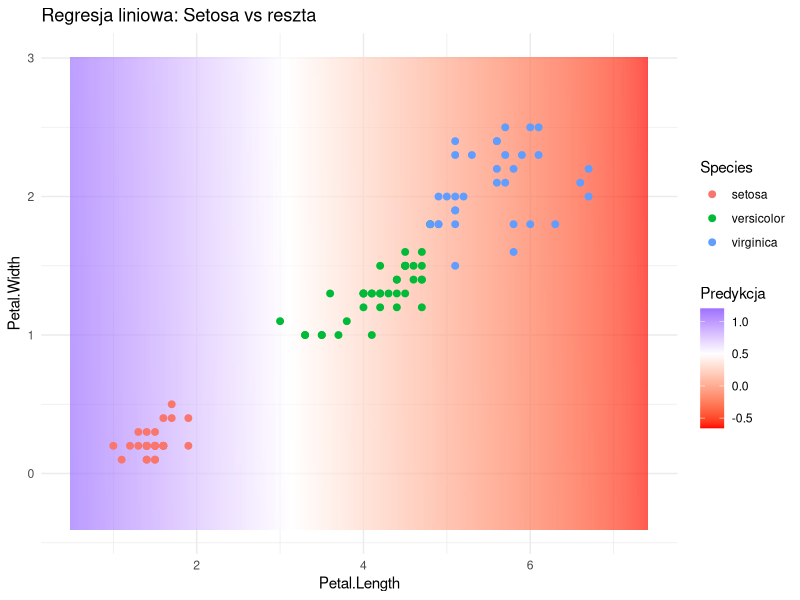
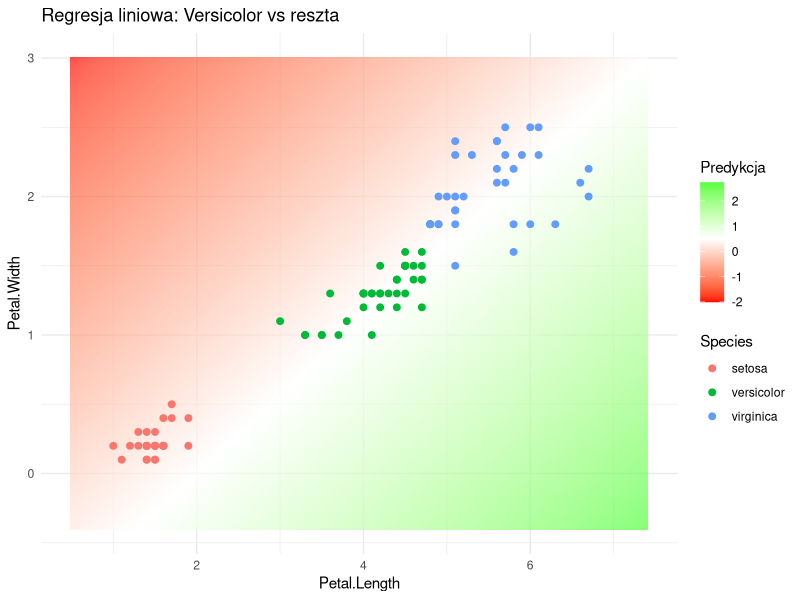
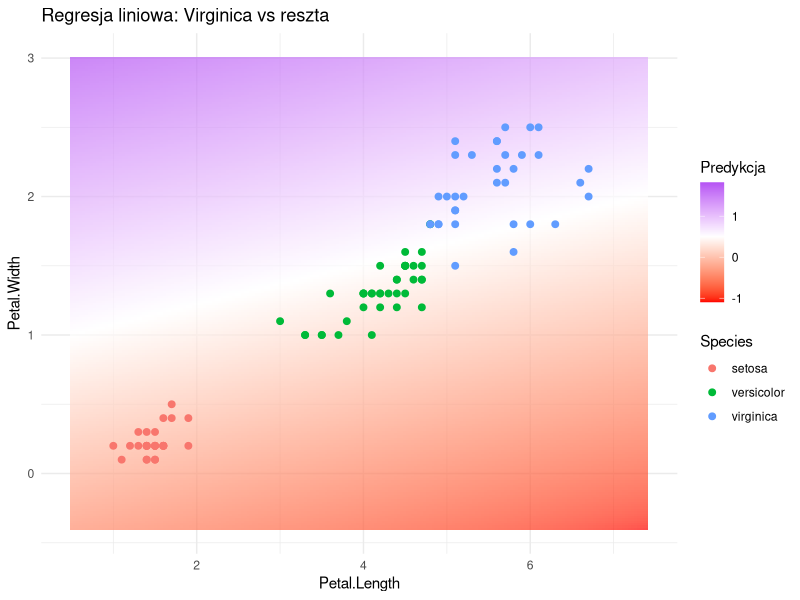
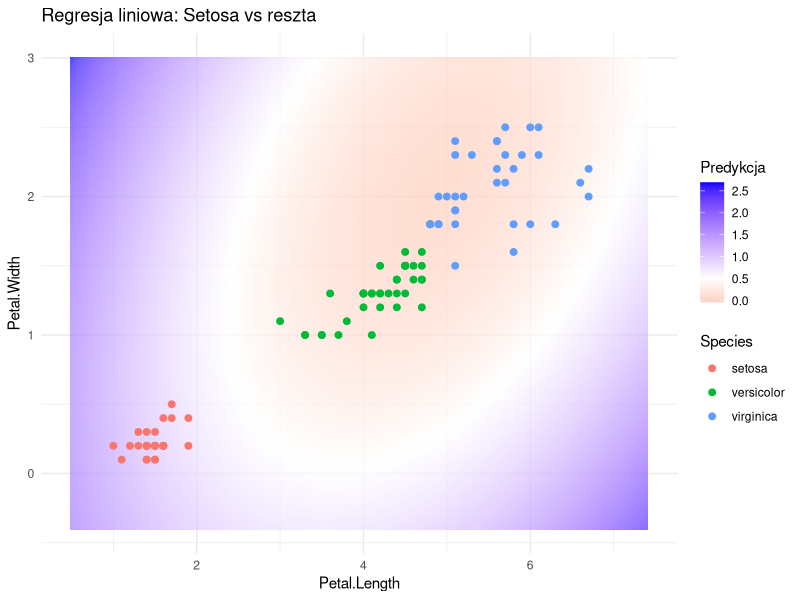
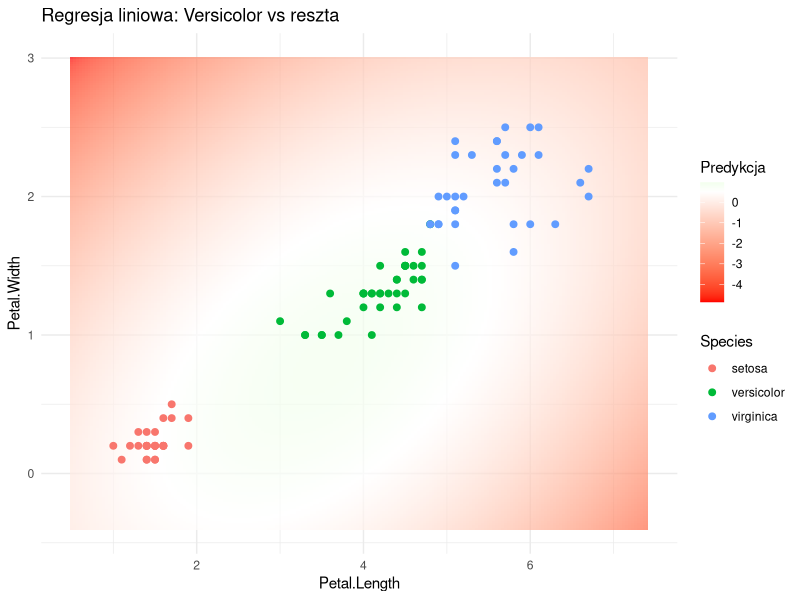
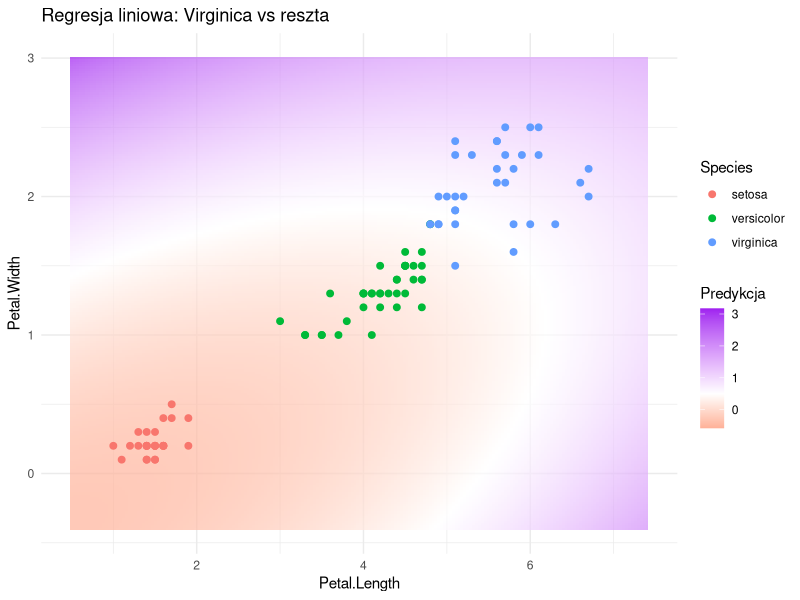

Source code (R) for these figures, in order:
## ---- chunk 1
knitr::opts_chunk$set(echo = TRUE)
## ---- chunk 2
library(ggplot2)
library(xtable)
library(knitr)
data(iris)
## ---- chunk 3
wszystkie_zmienne <- data.frame(
  "Nazwa zmiennej" = c(
    "Sepal.Length",
    "Sepal.Width",
    "Petal.Length",
    "Petal.Width",
    "Species"
  ),
  "Typ zmiennej" = c(
    "numeryczna (ciągła)",
    "numeryczna (ciągła)",
    "numeryczna (ciągła)",
    "numeryczna (ciągła)",
    "kategoryczna (factor)"
  ),
  "Opis" = c(
    "Długość działki kielicha w centymetrach",
    "Szerokość działki kielicha w centymetrach",
    "Długość płatka w centymetrach",
    "Szerokość płatka w centymetrach",
    "Gatunek irysa, jeden z trzech: setosa, versicolor, virginica"
  ),
  "Rola" = c(
    "zmienna objaśniająca",
    "zmienna objaśniająca",
    "zmienna objaśniająca",
    "zmienna objaśniająca",
    "zmienna celu"
  ),
  stringsAsFactors = FALSE
)


xt <- xtable(wszystkie_zmienne, 
             caption = "Opis zmiennych w zbiorze danych iris",
             label = "tab:iris-opis")

print(xt, 
      type = "latex",
      caption.placement = "top",
      include.rownames = FALSE,
      table.placement = "H",
      scalebox = 0.85,
      comment = FALSE)
## ---- chunk 4
# Podział na dane testowe i uczące
n <- nrow(iris)
train_indices <- sample(1:n, size = round(2/3 * n))
iris_train <- iris[train_indices, ]
iris_test <- iris[-train_indices, ]
## ---- chunk 5
# Tworzenie klas
iris_train$Y_setosa <- as.numeric(iris_train$Species == "setosa")
iris_train$Y_versicolor <- as.numeric(iris_train$Species == "versicolor")
iris_train$Y_virginica <- as.numeric(iris_train$Species == "virginica")

# Regresja liniowa
model_setosa <- lm(Y_setosa ~ Sepal.Length + Sepal.Width + Petal.Length + Petal.Width, data = iris_train)
model_versicolor <- lm(Y_versicolor ~ Sepal.Length + Sepal.Width + Petal.Length + Petal.Width, data = iris_train)
model_virginica <- lm(Y_virginica ~ Sepal.Length + Sepal.Width + Petal.Length + Petal.Width, data = iris_train)

# Prognozy
predict_class <- function(data) {
  p1 <- predict(model_setosa, newdata = data)
  p2 <- predict(model_versicolor, newdata = data)
  p3 <- predict(model_virginica, newdata = data)
  
  pred <- apply(cbind(p1, p2, p3), 1, function(x) c("setosa", "versicolor", "virginica")[which.max(x)])
  return(factor(pred, levels = levels(iris$Species)))
}

pred_train <- predict_class(iris_train)
pred_test <- predict_class(iris_test)
## ---- chunk 6
cat("prognozowane etykiety klas na zbiorze uczącym")
pred_train[0:5]

cat("prognozowane etykiety klas na zbbiorze testowym")
pred_test[0:5]
## ---- chunk 7
# Zbiór uczący
cm_train <- table(Prawdziwe = iris_train$Species, Przewidziane = pred_train)
error_train <- mean(pred_train != iris_train$Species)

# Zbiór testowy
cm_test <- table(Prawdziwe = iris_test$Species, Przewidziane = pred_test)
error_test <- mean(pred_test != iris_test$Species)

print(cm_train)
print(paste("Blad klasyfikacji (train):", round(error_train, 3)))

print(cm_test)
print(paste("Blad klasyfikacji (test):", round(error_test, 3)))
## ---- chunk 8
# Podstawowe statystyki
total_train <- sum(cm_train)
correct_train <- sum(diag(cm_train))
errors_train <- total_train - correct_train

print(paste("Calkowita liczba obserwacji:", total_train))
print(paste("Poprawnie zaklasyfikowane:", correct_train))
print(paste("Bledy:", errors_train))
print(paste("Dokladnosc:", round(correct_train/total_train, 3)))

# setosa
setosa_total_train <- sum(cm_train[1,])
setosa_correct_train <- cm_train[1,1]
print(paste("setosa: ", setosa_correct_train, "/", setosa_total_train, 
            " (", round(setosa_correct_train/setosa_total_train*100, 1), "%)", sep=""))

# versicolor  
versicolor_total_train <- sum(cm_train[2,])
versicolor_correct_train <- cm_train[2,2]
setosa_errors_train <- cm_train[2,1]  # mylone z setosa
versicolor_errors_train <- cm_train[2,3]  # mylone z virginica
print(paste("versicolor: ", versicolor_correct_train, "/", versicolor_total_train,
            " (", round(versicolor_correct_train/versicolor_total_train*100, 1), "%)", sep=""))
print(paste("  - mylone z setosa:", setosa_errors_train))
print(paste("  - mylone z virginica:", versicolor_errors_train))

# virginica
virginica_total_train <- sum(cm_train[3,])
virginica_correct_train <- cm_train[3,3]
setosa_errors_train <- cm_train[3,1]  # mylone z setosa
virginica_errors_train <- cm_train[3,2]  # mylone z versicolor
print(paste("virginica: ", virginica_correct_train, "/", virginica_total_train,
            " (", round(virginica_correct_train/virginica_total_train*100, 1), "%)", sep=""))
print(paste("  - mylone z setosa:", setosa_errors_train))
print(paste("  - mylone z versicolor:", virginica_errors_train))
## ---- chunk 9
# Siatka predykcyjna
x_seq <- seq(min(iris$Petal.Length) - 0.5, max(iris$Petal.Length) + 0.5, length.out = 200)
y_seq <- seq(min(iris$Petal.Width) - 0.5, max(iris$Petal.Width) + 0.5, length.out = 200)
grid <- expand.grid(Petal.Length = x_seq, Petal.Width = y_seq)
grid$Sepal.Length <- mean(iris$Sepal.Length)
grid$Sepal.Width <- mean(iris$Sepal.Width)

# Predykcje
grid$setosa_prob <- predict(model_setosa, newdata = grid)
grid$versicolor_prob <- predict(model_versicolor, newdata = grid)
grid$virginica_prob <- predict(model_virginica, newdata = grid)

## ---- chunk 10
ggplot() +
  geom_tile(data = grid, aes(x = Petal.Length, y = Petal.Width, fill = setosa_prob), alpha = 0.7) +
  scale_fill_gradient2(midpoint = 0.5, low = "red", mid = "white", high = "blue") +
  geom_point(data = iris_train, aes(x = Petal.Length, y = Petal.Width, color = Species), size = 2) +
  labs(title = "Regresja liniowa: Setosa vs reszta", fill = "Predykcja") +
  theme_minimal()
## ---- chunk 11
ggplot() +
  geom_tile(data = grid, aes(x = Petal.Length, y = Petal.Width, fill = versicolor_prob), alpha = 0.7) +
  scale_fill_gradient2(midpoint = 0.5, low = "red", mid = "white", high = "green") +
  geom_point(data = iris_train, aes(x = Petal.Length, y = Petal.Width, color = Species), size = 2) +
  labs(title = "Regresja liniowa: Versicolor vs reszta", fill = "Predykcja") +
  theme_minimal()
## ---- chunk 12
ggplot() +
  geom_tile(data = grid, aes(x = Petal.Length, y = Petal.Width, fill = virginica_prob), alpha = 0.7) +
  scale_fill_gradient2(midpoint = 0.5, low = "red", mid = "white", high = "purple") +
  geom_point(data = iris_train, aes(x = Petal.Length, y = Petal.Width, color = Species), size = 2) +
  labs(title = "Regresja liniowa: Virginica vs reszta", fill = "Predykcja") +
  theme_minimal()
## ---- chunk 13
# Funkcja do rozszerzania danych o cechy wielomianowe drugiego stopnia
add_poly_features <- function(data) {
  data$PL2 <- data$Petal.Length^2
  data$PW2 <- data$Petal.Width^2
  data$SL2 <- data$Sepal.Length^2
  data$SW2 <- data$Sepal.Width^2
  
  data$PL_PW <- data$Petal.Length * data$Petal.Width
  data$PL_SW <- data$Petal.Length * data$Sepal.Width
  data$PL_SL <- data$Petal.Length * data$Sepal.Length
  data$PW_SL <- data$Petal.Width * data$Sepal.Length
  data$PW_SW <- data$Petal.Width * data$Sepal.Width
  data$SL_SW <- data$Sepal.Length * data$Sepal.Width
  
  return(data)
}

iris_train <- add_poly_features(iris_train)
iris_test <- add_poly_features(iris_test)
## ---- chunk 14
# Tworzenie klas
iris_train$Y_setosa <- as.numeric(iris_train$Species == "setosa")
iris_train$Y_versicolor <- as.numeric(iris_train$Species == "versicolor")
iris_train$Y_virginica <- as.numeric(iris_train$Species == "virginica")

# Regresja liniowa

model_setosa <- lm(Y_setosa ~ Sepal.Length + Sepal.Width +
                     Petal.Length + Petal.Width +
                     PL2 + PW2 + SL2 + SW2 + PL_PW + PL_SW + PL_SL +
                     PW_SL + PW_SW + SL_SW, data = iris_train)

model_versicolor <- lm(Y_versicolor ~ Sepal.Length + Sepal.Width +
                         Petal.Length + Petal.Width +
                         PL2 + PW2 + SL2 + SW2 + PL_PW + PL_SW + PL_SL +
                         PW_SL + PW_SW + SL_SW, data = iris_train)

model_virginica <- lm(Y_virginica ~ Sepal.Length + Sepal.Width +
                        Petal.Length + Petal.Width +
                        PL2 + PW2 + SL2 + SW2 + PL_PW + PL_SW + PL_SL +
                        PW_SL + PW_SW + SL_SW, data = iris_train)

# Prognozy
predict_class <- function(data) {
  p1 <- predict(model_setosa, newdata = data)
  p2 <- predict(model_versicolor, newdata = data)
  p3 <- predict(model_virginica, newdata = data)
  
  pred <- apply(cbind(p1, p2, p3), 1, function(x) c("setosa", "versicolor", "virginica")[which.max(x)])
  return(factor(pred, levels = levels(iris$Species)))
}

pred_train <- predict_class(iris_train)
pred_test <- predict_class(iris_test)

## ---- chunk 15
# Zbiór uczący
cm_train <- table(Prawdziwe = iris_train$Species, Przewidziane = pred_train)
error_train <- mean(pred_train != iris_train$Species)

# Zbiór testowy
cm_test <- table(Prawdziwe = iris_test$Species, Przewidziane = pred_test)
error_test <- mean(pred_test != iris_test$Species)

print(cm_train)
print(paste("Blad klasyfikacji (train):", round(error_train, 3)))

print(cm_test)
print(paste("Blad klasyfikacji (test):", round(error_test, 3)))
## ---- chunk 16
# Podstawowe statystyki
total_train <- sum(cm_train)
correct_train <- sum(diag(cm_train))
errors_train <- total_train - correct_train

print(paste("Calkowita liczba obserwacji:", total_train))
print(paste("Poprawnie zaklasyfikowane:", correct_train))
print(paste("Bledy:", errors_train))
print(paste("Dokladnosc:", round(correct_train/total_train, 3)))

# setosa
setosa_total_train <- sum(cm_train[1,])
setosa_correct_train <- cm_train[1,1]
print(paste("setosa: ", setosa_correct_train, "/", setosa_total_train, 
            " (", round(setosa_correct_train/setosa_total_train*100, 1), "%)", sep=""))

# versicolor  
versicolor_total_train <- sum(cm_train[2,])
versicolor_correct_train <- cm_train[2,2]
setosa_errors_train <- cm_train[2,1]  # mylone z setosa
versicolor_errors_train <- cm_train[2,3]  # mylone z virginica
print(paste("versicolor: ", versicolor_correct_train, "/", versicolor_total_train,
            " (", round(versicolor_correct_train/versicolor_total_train*100, 1), "%)", sep=""))
print(paste("  - mylone z setosa:", setosa_errors_train))
print(paste("  - mylone z virginica:", versicolor_errors_train))

# virginica
virginica_total_train <- sum(cm_train[3,])
virginica_correct_train <- cm_train[3,3]
setosa_errors_train <- cm_train[3,1]  # mylone z setosa
virginica_errors_train <- cm_train[3,2]  # mylone z versicolor
print(paste("virginica: ", virginica_correct_train, "/", virginica_total_train,
            " (", round(virginica_correct_train/virginica_total_train*100, 1), "%)", sep=""))
print(paste("  - mylone z setosa:", setosa_errors_train))
print(paste("  - mylone z versicolor:", virginica_errors_train))
## ---- chunk 17
# Siatka predykcyjna
x_seq <- seq(min(iris$Petal.Length) - 0.5, max(iris$Petal.Length) + 0.5, length.out = 200)
y_seq <- seq(min(iris$Petal.Width) - 0.5, max(iris$Petal.Width) + 0.5, length.out = 200)
grid <- add_poly_features(grid)
grid$Sepal.Length <- mean(iris$Sepal.Length)
grid$Sepal.Width <- mean(iris$Sepal.Width)

# Predykcje
grid$setosa_prob <- predict(model_setosa, newdata = grid)
grid$versicolor_prob <- predict(model_versicolor, newdata = grid)
grid$virginica_prob <- predict(model_virginica, newdata = grid)

## ---- chunk 18
ggplot() +
  geom_tile(data = grid, aes(x = Petal.Length, y = Petal.Width, fill = setosa_prob), alpha = 0.7) +
  scale_fill_gradient2(midpoint = 0.5, low = "red", mid = "white", high = "blue") +
  geom_point(data = iris_train, aes(x = Petal.Length, y = Petal.Width, color = Species), size = 2) +
  labs(title = "Regresja liniowa: Setosa vs reszta", fill = "Predykcja") +
  theme_minimal()
## ---- chunk 19
ggplot() +
  geom_tile(data = grid, aes(x = Petal.Length, y = Petal.Width, fill = versicolor_prob), alpha = 0.7) +
  scale_fill_gradient2(midpoint = 0.5, low = "red", mid = "white", high = "green") +
  geom_point(data = iris_train, aes(x = Petal.Length, y = Petal.Width, color = Species), size = 2) +
  labs(title = "Regresja liniowa: Versicolor vs reszta", fill = "Predykcja") +
  theme_minimal()
## ---- chunk 20
ggplot() +
  geom_tile(data = grid, aes(x = Petal.Length, y = Petal.Width, fill = virginica_prob), alpha = 0.7) +
  scale_fill_gradient2(midpoint = 0.5, low = "red", mid = "white", high = "purple") +
  geom_point(data = iris_train, aes(x = Petal.Length, y = Petal.Width, color = Species), size = 2) +
  labs(title = "Regresja liniowa: Virginica vs reszta", fill = "Predykcja") +
  theme_minimal()
